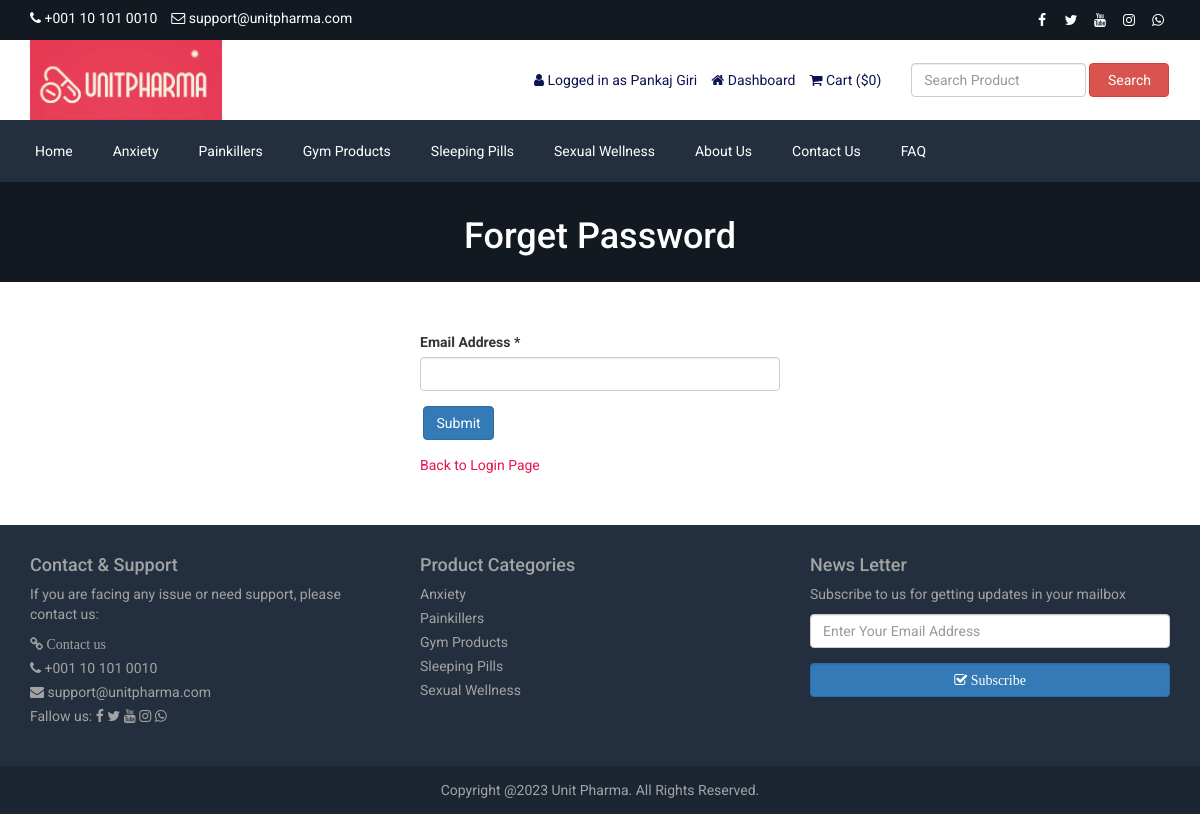
/forget-password.php (signed in), run on the app's committed database.
### tables this page shows
CREATE TABLE `tbl_settings` (
  `id` int(11) NOT NULL,
  `logo` varchar(255) NOT NULL,
  `favicon` varchar(255) NOT NULL,
  `footer_about` text NOT NULL,
  `footer_copyright` text NOT NULL,
  `contact_address` text NOT NULL,
  `contact_email` varchar(255) NOT NULL,
  `contact_phone` varchar(255) NOT NULL,
  `contact_fax` varchar(255) NOT NULL,
  `contact_map_iframe` text NOT NULL,
  `receive_email` varchar(255) NOT NULL,
  `receive_email_subject` varchar(255) NOT NULL,
  `receive_email_thank_you_message` text NOT NULL,
  `forget_password_message` text NOT NULL,
  `total_recent_post_footer` int(10) NOT NULL,
  `total_popular_post_footer` int(10) NOT NULL,
  `total_recent_post_sidebar` int(11) NOT NULL,
  `total_popular_post_sidebar` int(11) NOT NULL,
  `total_featured_product_home` int(11) NOT NULL,
  `total_latest_product_home` int(11) NOT NULL,
  `total_popular_product_home` int(11) NOT NULL,
  `meta_title_home` text NOT NULL,
  `meta_keyword_home` text NOT NULL,
  `meta_description_home` text NOT NULL,
  `banner_login` varchar(255) NOT NULL,
  `banner_registration` varchar(255) NOT NULL,
  `banner_forget_password` varchar(255) NOT NULL,
  `banner_reset_password` varchar(255) NOT NULL,
  `banner_search` varchar(255) NOT NULL,
  `banner_cart` varchar(255) NOT NULL,
  `banner_checkout` varchar(255) NOT NULL,
  `banner_product_category` varchar(255) NOT NULL,
  `banner_blog` varchar(255) NOT NULL,
  `cta_title` varchar(255) NOT NULL,
  `cta_content` text NOT NULL,
  `cta_read_more_text` varchar(255) NOT NULL,
  `cta_read_more_url` varchar(255) NOT NULL,
  `cta_photo` varchar(255) NOT NULL,
  `featured_product_title` varchar(255) NOT NULL,
  `featured_product_subtitle` varchar(255) NOT NULL,
  `latest_product_title` varchar(255) NOT NULL,
  `latest_product_subtitle` varchar(255) NOT NULL,
  `popular_product_title` varchar(255) NOT NULL,
  `popular_product_subtitle` varchar(255) NOT NULL,
  `testimonial_title` varchar(255) NOT NULL,
  `testimonial_subtitle` varchar(255) NOT NULL,
  `testimonial_photo` varchar(255) NOT NULL,
  `blog_title` varchar(255) NOT NULL,
  `blog_subtitle` varchar(255) NOT NULL,
  `newsletter_text` text NOT NULL,
  `paypal_email` varchar(255) NOT NULL,
  `stripe_public_key` varchar(255) NOT NULL,
  `stripe_secret_key` varchar(255) NOT NULL,
  `bank_detail` text NOT NULL,
  `before_head` text NOT NULL,
  `after_body` text NOT NULL,
  `before_body` text NOT NULL,
  `home_service_on_off` int(11) NOT NULL,
  `home_welcome_on_off` int(11) NOT NULL,
  `home_featured_product_on_off` int(11) NOT NULL,
  `home_latest_product_on_off` int(11) NOT NULL,
  `home_popular_product_on_off` int(11) NOT NULL,
  `home_testimonial_on_off` int(11) NOT NULL,
  `home_blog_on_off` int(11) NOT NULL,
  `newsletter_on_off` int(11) NOT NULL,
  `ads_above_welcome_on_off` int(1) NOT NULL,
  `ads_above_featured_product_on_off` int(1) NOT NULL,
  `ads_above_latest_product_on_off` int(1) NOT NULL,
  `ads_above_popular_product_on_off` int(1) NOT NULL,
  `ads_above_testimonial_on_off` int(1) NOT NULL,
  `ads_category_sidebar_on_off` int(1) NOT NULL
);

CREATE TABLE `tbl_social` (
  `social_id` int(11) NOT NULL,
  `social_name` varchar(30) NOT NULL,
  `social_url` varchar(255) NOT NULL,
  `social_icon` varchar(30) NOT NULL
);

CREATE TABLE `tbl_top_category` (
  `tcat_id` int(11) NOT NULL,
  `tcat_name` varchar(255) NOT NULL,
  `show_on_menu` int(1) NOT NULL
);

CREATE TABLE `tbl_page` (
  `id` int(11) NOT NULL,
  `about_title` varchar(255) NOT NULL,
  `about_content` text NOT NULL,
  `about_banner` varchar(255) NOT NULL,
  `about_meta_title` varchar(255) NOT NULL,
  `about_meta_keyword` text NOT NULL,
  `about_meta_description` text NOT NULL,
  `faq_title` varchar(255) NOT NULL,
  `faq_banner` varchar(255) NOT NULL,
  `faq_meta_title` varchar(255) NOT NULL,
  `faq_meta_keyword` text NOT NULL,
  `faq_meta_description` text NOT NULL,
  `blog_title` varchar(255) NOT NULL,
  `blog_banner` varchar(255) NOT NULL,
  `blog_meta_title` varchar(255) NOT NULL,
  `blog_meta_keyword` text NOT NULL,
  `blog_meta_description` text NOT NULL,
  `contact_title` varchar(255) NOT NULL,
  `contact_banner` varchar(255) NOT NULL,
  `contact_meta_title` varchar(255) NOT NULL,
  `contact_meta_keyword` text NOT NULL,
  `contact_meta_description` text NOT NULL,
  `pgallery_title` varchar(255) NOT NULL,
  `pgallery_banner` varchar(255) NOT NULL,
  `pgallery_meta_title` varchar(255) NOT NULL,
  `pgallery_meta_keyword` text NOT NULL,
  `pgallery_meta_description` text NOT NULL,
  `vgallery_title` varchar(255) NOT NULL,
  `vgallery_banner` varchar(255) NOT NULL,
  `vgallery_meta_title` varchar(255) NOT NULL,
  `vgallery_meta_keyword` text NOT NULL,
  `vgallery_meta_description` text NOT NULL
);

### forget-password.php (the view, shortened to what this page needs)
<?php require_once('header.php'); ?>
<?php
$statement = $pdo->prepare("SELECT * FROM tbl_settings WHERE id=1");
$statement->execute();
$result = $statement->fetchAll(PDO::FETCH_ASSOC);
foreach ($result as $row) {
    $banner_forget_password = $row['banner_forget_password'];
}
?>
<div class="page-banner" style="background-color:#444;background-image: url(assets/uploads/<?php echo $banner_forget_password; ?>);">
    <div class="inner">
        <h1><?php echo LANG_VALUE_97; ?></h1>
    </div>
</div>
<div class="page">
    <div class="container">
        <div class="row">
            <div class="col-md-12">
                <div class="user-content">
                    <form action="" method="post">
                        <div class="row">
                            <div class="col-md-4"></div>
                            <div class="col-md-4">
                                <div class="form-group">
                                    <label for=""><?php echo LANG_VALUE_94; ?> *</label>
                                    <input type="email" class="form-control" name="cust_email">
                                </div>
                                <div class="form-group">
                                    <input type="submit" class="btn btn-primary" value="<?php echo LANG_VALUE_4; ?>" name="form1">
                                </div>
                                <a href="login.php" style="color:#e4144d;"><?php echo LANG_VALUE_12; ?></a>
                            </div>
                        </div>
                    </form>
                </div>
            </div>
        </div>
    </div>
</div>
<?php require_once('footer.php'); ?>

### header.php (shortened to what this page needs)
<?php
include("admin/inc/config.php");
$statement = $pdo->prepare("SELECT * FROM tbl_settings WHERE id=1");
$statement->execute();
$result = $statement->fetchAll(PDO::FETCH_ASSOC);
foreach ($result as $row)
{
	$logo = $row['logo'];
	$contact_email = $row['contact_email'];
	$contact_phone = $row['contact_phone'];
}
?>
<!DOCTYPE html>
<html lang="en">
<head>
	<link rel="stylesheet" href="assets/css/bootstrap.min.css">
	<link rel="stylesheet" href="assets/css/font-awesome.min.css">
	<link rel="stylesheet" href="assets/css/owl.carousel.min.css">
	<link rel="stylesheet" href="assets/css/owl.theme.default.min.css">
	<link rel="stylesheet" href="assets/css/jquery.bxslider.min.css">
    <link rel="stylesheet" href="assets/css/magnific-popup.css">
    <link rel="stylesheet" href="assets/css/rating.css">
	<link rel="stylesheet" href="assets/css/spacing.css">
	<link rel="stylesheet" href="assets/css/bootstrap-touch-slider.css">
	<link rel="stylesheet" href="assets/css/animate.min.css">
	<link rel="stylesheet" href="assets/css/tree-menu.css">
	<link rel="stylesheet" href="assets/css/select2.min.css">
	<link rel="stylesheet" href="assets/css/main.css">
	<link rel="stylesheet" href="assets/css/responsive.css">
	<?php
	$statement = $pdo->prepare("SELECT * FROM tbl_page WHERE id=1");
	$statement->execute();
	$result = $statement->fetchAll(PDO::FETCH_ASSOC);
		?>
</head>
<body>
<div class="top">
	<div class="container">
		<div class="row">
			<div class="col-md-6 col-sm-6 col-xs-12">
				<div class="left">
					<ul>
						<li><i class="fa fa-phone"></i> <?php echo $contact_phone; ?></li>
						<li><i class="fa fa-envelope-o"></i> <?php echo $contact_email; ?></li>
					</ul>
				</div>
			</div>
			<div class="col-md-6 col-sm-6 col-xs-12">
				<div class="right">
					<ul>
						<?php
						$statement = $pdo->prepare("SELECT * FROM tbl_social");
						$statement->execute();
						$result = $statement->fetchAll(PDO::FETCH_ASSOC);
						foreach ($result as $row) {
							?>
							<?php if($row['social_url'] != ''): ?>
							<li><a href="<?php echo $row['social_url']; ?>"><i class="<?php echo $row['social_icon']; ?>"></i></a></li>
							<?php endif; ?>
							<?php
						}
						?>
					</ul>
				</div>
			</div>
		</div>
	</div>
</div>
<div class="header">
	<div class="container">
		<div class="row inner">
			<div class="col-md-4 logo">
				<a href="index.php"><img src="assets/uploads/<?php echo $logo; ?>" alt="logo image"></a>
			</div>
			<div class="col-md-5 right">
				<ul>
					<?php
					if(isset($_SESSION['customer'])) {
						if($_SESSION['customer']['cust_guest']===1) {
							?>
							<li><i class="fa fa-user"></i> Hey, Guest</li>
							<?php
						}
						else{
						?>
						<li><i class="fa fa-user"></i> <?php echo LANG_VALUE_13; ?> <?php echo $_SESSION['customer']['cust_name']; ?></li>
						<li><a href="dashboard.php"><i class="fa fa-home"></i> <?php echo LANG_VALUE_89; ?></a></li>
						<?php
						}
					} else {
						?>
						<li><a href="login.php"><i class="fa fa-sign-in"></i> <?php echo LANG_VALUE_9; ?></a></li>
						<li><a href="registration.php"><i class="fa fa-user-plus"></i> <?php echo LANG_VALUE_15; ?></a></li>
						<?php
					}
					?>
					<li><a href="cart.php"><i class="fa fa-shopping-cart"></i> <?php echo LANG_VALUE_18; ?> (<?php echo LANG_VALUE_1; ?><?php
					if(isset($_SESSION['cart_p_id'])) {
						$tmp=array();
						$i=0;
						foreach($_SESSION['cart_p_id'] as $key => $value)
	                    {
	                        $tmp[$i] = $value;
							$i++;
	                    }
						echo count($tmp);
					} else {
						echo 0;
					}
					?>)</a></li>
				</ul>
			</div>
			<div class="col-md-3 search-area">
				<form class="navbar-form navbar-left" role="search" action="search-result.php" method="get">
					<div class="form-group">
						<input type="text" class="form-control search-top" placeholder="<?php echo LANG_VALUE_2; ?>" name="search_text">
					</div>
					<button type="submit" class="btn btn-danger"><?php echo LANG_VALUE_3; ?></button>
				</form>
			</div>
		</div>
	</div>
</div>
<div class="nav">
	<div class="container">
		<div class="row">
			<div class="col-md-12 pl_0 pr_0">
				<div class="menu-container">
					<div class="menu">
						<ul>
							<li><a href="index.php">Home</a></li>
							<?php
							$statement = $pdo->prepare("SELECT * FROM tbl_top_category WHERE show_on_menu=1");
							$statement->execute();
							$result = $statement->fetchAll(PDO::FETCH_ASSOC);
							foreach ($result as $row) {
								?>
								<li><a href="product-category.php?id=<?php echo $row['tcat_id']; ?>&type=top-category"><?php echo $row['tcat_name']; ?></a></li>
								<?php
							}
							?>
							<?php
							$statement = $pdo->prepare("SELECT * FROM tbl_page WHERE id=1");
							$statement->execute();
							$result = $statement->fetchAll(PDO::FETCH_ASSOC);
							foreach ($result as $row) {
								$about_title = $row['about_title'];
								$faq_title = $row['faq_title'];
								$contact_title = $row['contact_title'];
							}
							?>
							<li><a href="about.php"><?php echo $about_title; ?></a></li>
							<li><a href="contact.php"><?php echo $contact_title; ?></a></li>
							<li><a href="faq.php"><?php echo $faq_title; ?></a></li>
						</ul>
					</div>
				</div>
			</div>
		</div>
	</div>
</div>

### footer.php (shortened to what this page needs)
<?php
$statement = $pdo->prepare("SELECT * FROM tbl_settings WHERE id=1");
$statement->execute();
$result = $statement->fetchAll(PDO::FETCH_ASSOC);
foreach ($result as $row)
{
	$contact_email = $row['contact_email'];
	$contact_phone = $row['contact_phone'];
    $newsletter_on_off = $row['newsletter_on_off'];
}
?>
<footer class="user-footer">
    <div class="container">
    <div class="row sec">
    <div class="col-sm-4 sec1">
            <h4>Contact & Support</h4>
            <p>If you are facing any issue or need support, please contact us: <p>
            <ul>
                <li><a href="contact.php"><span class="fa fa-link"> Contact us</a></li>
                <li><span class="fa fa-phone"></span> <?php echo $contact_phone ?></li>
                <li><span class="fa fa-envelope"></span> <?php echo $contact_email ?></li>
                <li> Fallow us:
						<?php
							$statement = $pdo->prepare("SELECT * FROM tbl_social");
							$statement->execute();
							$result = $statement->fetchAll(PDO::FETCH_ASSOC);
							foreach ($result as $row) {
								?>
								<?php if($row['social_url'] != ''): ?>
								<a href="<?php echo $row['social_url']; ?>"><i class="<?php echo $row['social_icon']; ?>"></i></a>
								<?php endif; ?>
								<?php
							}
						?>
                </li>
            </ul>
        </div>
        <div class="col-sm-4 sec2">
            <h4>Product Categories</h4>
            <ul>
				<?php
					$statement = $pdo->prepare("SELECT * FROM tbl_top_category WHERE show_on_menu=1");
					$statement->execute();
					$result = $statement->fetchAll(PDO::FETCH_ASSOC);
					foreach ($result as $row) { ?>
                <li><a href="product-category.php?id=<?php echo $row['tcat_id']; ?>&type=top-category"><?php echo $row['tcat_name']; ?></a></li>
                <?php } ?>
            </ul>
        </div>
        <div class="col-sm-4 sec3">
            <?php if($newsletter_on_off == 1): ?>
            <h4> News Letter </h4>
            <p> Subscribe to us for getting updates in your mailbox</p>
            <form class="footer-subscribe-form" action="" method="post">
                <div class="form-group">
                    <input type="email" class="form-control" placeholder="<?php echo LANG_VALUE_95; ?>" />
                </div>
                <button class=" form-control btn btn-md btn-primary" name="form_subscribe" type="submit"><span class="fa fa-check-square-o"> <?php echo LANG_VALUE_92; ?></button>
            </form>
            <?php endif; ?>
        </div>
</div>
    </div>
    <div class="footer-bottom">
        <div class="container-fluid">
            <div class="row">
                Copyright @2023 Unit Pharma. All Rights Reserved.
            </div>
        </div>
    </div>
</footer>
</body>
</html>

### data on the page
tbl_settings: contact_phone "+001 10 101 0010", contact_email "support@unitpharma.com", logo (picture), banner_forget_password (picture)
tbl_top_category: tcat_name "Anxiety"
tbl_top_category: tcat_name "Painkillers"
tbl_top_category: tcat_name "Gym Products"
tbl_top_category: tcat_name "Sleeping Pills"
tbl_top_category: tcat_name "Sexual Wellness"
tbl_page: about_title "About Us", contact_title "Contact Us", faq_title "FAQ"

### other printed values
LANG_VALUE_13 "Logged in as"
$_SESSION['customer']['cust_name'] "Pankaj Giri"
LANG_VALUE_89 "Dashboard"
LANG_VALUE_18 "Cart"
LANG_VALUE_1 "$"
LANG_VALUE_3 "Search"
LANG_VALUE_97 "Forget Password"
LANG_VALUE_94 "Email Address"
LANG_VALUE_12 "Back to Login Page"
LANG_VALUE_92 "Subscribe"
